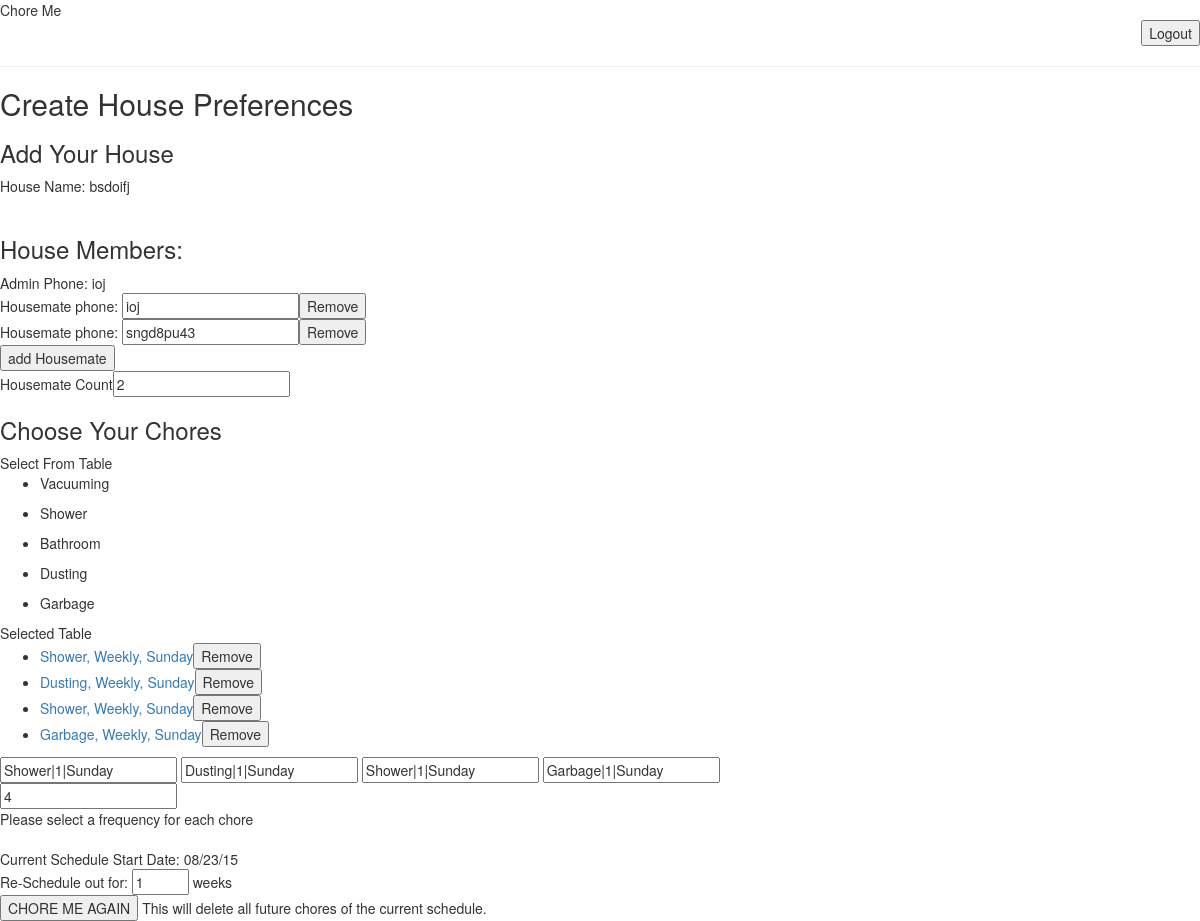
Page /create_house_pref (signed in) on the committed database.
### model.py (models this page shows, shortened)
class House(db.Model):
    __tablename__ = "house"
    id = db.Column(db.Integer, primary_key=True, autoincrement=True)
    name = db.Column(db.String(64), nullable=False, unique=True)
    start_date = db.Column(db.DateTime, nullable=False, default=datetime.now())
    num_weeks = db.Column(db.Integer, nullable=False)

class User(db.Model):
    __tablename__ = "user"
    id = db.Column(db.Integer, primary_key=True, autoincrement=True)
    house_id = db.Column(db.Integer, db.ForeignKey('house.id'), nullable=True)
    username = db.Column(db.String(64), nullable=True, unique=True)
    password = db.Column(db.String(64), nullable=True)
    phone = db.Column(db.String(12), nullable=False)
    is_admin = db.Column(db.Boolean, nullable=False, default=False)
    house = db.relationship("House",
                           backref=db.backref("users", order_by=id))

class Chore(db.Model):
    __tablename__ = "chore"
    id = db.Column(db.Integer, primary_key=True, autoincrement=True)
    name = db.Column(db.String(64), nullable=False)
    icon = db.Column(db.String(500), nullable=True)  #500 limit in case i want to do img urls and they are long

class HouseChore(db.Model):
    __tablename__ = "house_chore"
    id = db.Column(db.Integer, primary_key=True, autoincrement=True)
    house_id = db.Column(db.Integer, db.ForeignKey('house.id'), nullable=False)
    chore_id = db.Column(db.Integer, db.ForeignKey('chore.id'), nullable=False)
    day = db.Column(db.String(9), nullable=False)
    week_freq = db.Column(db.Integer, nullable=False)
    house = db.relationship("House",
                           backref=db.backref("house_chores", order_by=id))
    chore = db.relationship("Chore",
                           backref=db.backref("house_chores", order_by=id))

### server.py (the view)
@app.route("/create_house_pref", methods=['POST','GET'])
def create_house_pref():
    chore_objs = Chore.query.all()
    admin_phone = User.query.get(session['user_id']).phone
    try:
        session["house_id"]
        house_name = House.query.get(session["house_id"]).name
        admin_phone = User.query.filter(User.house_id==session['house_id'], User.is_admin==1).one().phone
        housemates_list = User.query.filter(User.house_id==session['house_id'], User.is_admin==0).all()
        housechores_list = HouseChore.query.filter(HouseChore.house_id==session['house_id']).all()
        house_start_date = House.query.get(session["house_id"]).start_date
        house_num_weeks = House.query.get(session["house_id"]).num_weeks
        return render_template('create_house_pref.html', chore_objs=chore_objs,
                                                         house_name=house_name,
                                                         admin_phone=admin_phone,
                                                         housemates_list=housemates_list,
                                                         housechores_list=housechores_list,
                                                         house_start_date=datetime.datetime.strftime(house_start_date, "%m/%d/%y"),
                                                         house_num_weeks=house_num_weeks
                                                         )
    except KeyError:
        pass
    except TypeError:
        pass
    return render_template('create_house_pref.html', chore_objs=chore_objs,
                                                     admin_phone=admin_phone)

### templates/create_house_pref.html (shortened to what this page needs)
{% extends 'base.html' %}
{% block content %}
<h2>Create House Preferences</h2>
	<form method="POST" name="house_pref_form" id="house_pref_form">
	    <h3>Add Your House</h3>
	    	House Name:
	    	{% if house_name %}
		    	<span name="house_name">{{ house_name }}</span><br>
	    	{% else %}
		    	<input type="text" name="house_name" placeholder="Monkey House" required><br>
		    {% endif %}
	    <br>
	    <h3>House Members:</h3>
	    	Admin Phone:
	    	<span name="admin_phone">{{ admin_phone }}</span><br>
	    	<div id="phone-inputs">
	    		{% if house_name %}
	    			{% for housemate in housemates_list %}
	    				<span>Housemate phone: </span>
	    				<input name="housemate_phone{{ loop.index }}" id="housemate_phone{{ loop.index }}" type="text" value="{{ housemate.phone }}" required><button name="remove_phone_button">Remove</button>
	    				<br>
	    			{% endfor %}
	    		{% endif %}
	    	</div>
	    	<button id="add-phone-button" name="add-phone-button">add Housemate</button>
	    	<br>Housemate Count<input type="text" name="housemate_count" id="housemate_count">
	    <br>
	    <h3>Choose Your Chores</h3>
	    	Select From Table<br>
			    {% for chore in chore_objs %}
				    <ul id="chore-potentials">
				    	<li>{{ chore.name }}</li>
				    </ul>
			    {% endfor %}
			Selected Table<br>
				<ul id="chore-selected">
					{% set lookup = {
									1: "Weekly",
									2: "Bi-Weekly",
									3: "Every 3 Weeks",
									4: "Every 4 Weeks"
									}
					%}
					{% if house_name %}
						{% for house_chore in housechores_list %}
							<li>
								<a href= "#", data-target= '#myModal', data-toggle= 'modal', id= '{{ house_chore.chore.name }}', class= "housechore">
											{{ house_chore.chore.name }}, {{ lookup[house_chore.week_freq] }}, {{ house_chore.day }}</a><button name=	"remove_chore_button">Remove</button>
							</li>
						{% endfor %}
					{% endif %}
				</ul>
		<div id="chore-selected-inputs">
			{% if house_name %}
				{% for house_chore in housechores_list %}
					<input name="chores{{ loop.index }}", id="hidden{{ house_chore.chore.name }}", value="{{ house_chore.chore.name }}|{{ house_chore.week_freq }}|{{ house_chore.day }}" type="text">
				{% endfor %}
			{% endif %}
		</div>
		<input type="text" name="hidden_count_of_chores" id="hidden_count_of_chores">
		<br>Please select a frequency for each chore<br>
		<br>
			{% if house_name %}
				Current Schedule Start Date: {{ house_start_date }} <br>
				Re-Schedule out for:
				<input type="number" min="1" max="52" name="num_weeks" value="{{ house_num_weeks }}"required>
					weeks<br>
				<input type="submit" name="recreate_chores" onclick="document.pressed=this.value" value="CHORE ME AGAIN">
				This will delete all future chores of the current schedule.
			{% else %}
				Schedule out for:
				<input type="number" min="1" max="52" name="num_weeks" value="{{ house_num_weeks }}"required>
					weeks<br>
				<input type="submit" name="create_chores" onclick="document.pressed=this.value" value="CHORE ME">
			{% endif %}
	</form>
{% endblock %}

### templates/base.html (shortened to what this page needs)
<!doctype html>
<html>
<head>
  <link href="https://maxcdn.bootstrapcdn.com/bootstrap/3.3.4/css/bootstrap.min.css" rel="stylesheet">
  <link rel="stylesheet" type="text/css" href="/static/css/styles.css">
</head>
<body>
  Chore Me
  {% if session['user_id'] %}
      <form action='/logout' align="right">
            <span>
            <button>Logout</button>
            </span>
      </form>
  {% endif %}
  <hr>
  {% block content %} put your content here {% endblock %}
</body>
</html>

### rows in the picture
House: name "bsdoifj"
User: phone "ioj"
User: phone "ioj"
User: phone "sngd8pu43"
Chore: name "Vacuuming"
Chore: name "Shower"
Chore: name "Bathroom"
Chore: name "Dusting"
Chore: name "Garbage"
HouseChore: chore.name "Shower", week_freq "Weekly", day "Sunday", chore.name "Shower|1|Sunday"
HouseChore: chore.name "Dusting", week_freq "Weekly", day "Sunday", chore.name "Dusting|1|Sunday"
HouseChore: chore.name "Shower", week_freq "Weekly", day "Sunday", chore.name "Shower|1|Sunday"
HouseChore: chore.name "Garbage", week_freq "Weekly", day "Sunday", chore.name "Garbage|1|Sunday"

### other values in the picture
{{ house_start_date }} "08/23/15"
